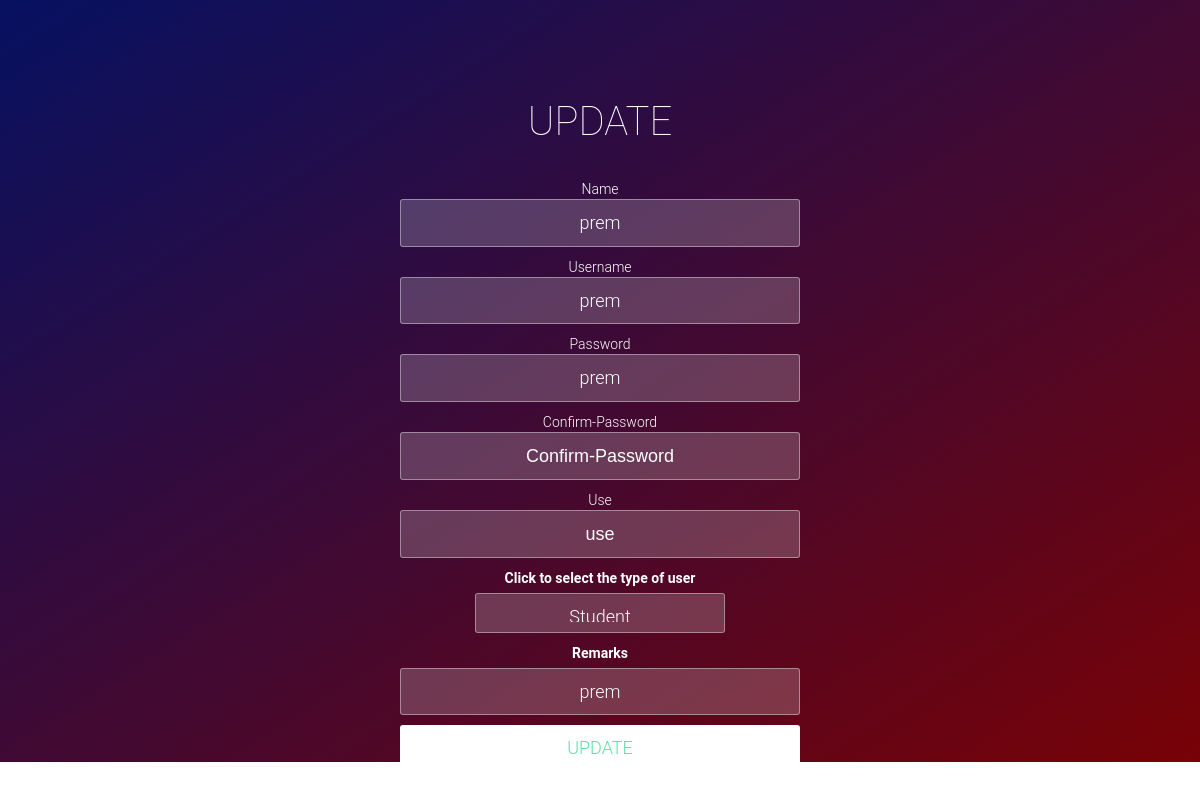
Screenshot of /update.php?id=13 with the database file from the repository.
### tables this page shows
CREATE TABLE `user` (
  `user_id` int(11) NOT NULL,
  `user_name` varchar(20) NOT NULL,
  `user_username` varchar(30) NOT NULL,
  `user_email` varchar(30) NOT NULL,
  `user_password` varchar(20) NOT NULL,
  `user_type` varchar(15) NOT NULL DEFAULT 'Student',
  `user_usefor` varchar(100) NOT NULL,
  `user_remark` varchar(250) NOT NULL,
  `created_at` timestamp NOT NULL DEFAULT CURRENT_TIMESTAMP ON UPDATE CURRENT_TIMESTAMP,
  `user_status` varchar(10) NOT NULL DEFAULT 'Pending',
  `user_grade` int(10) NOT NULL
);

### update.php (the view, shortened to what this page needs)
<!DOCTYPE html>
<html >
<head>
  <link rel="stylesheet" href="https://cdnjs.cloudflare.com/ajax/libs/normalize/5.0.0/normalize.min.css">
    <link rel='stylesheet prefetch' href='https://maxcdn.bootstrapcdn.com/bootstrap/3.3.5/css/bootstrap.min.css'>
    <link rel='stylesheet prefetch' href='https://maxcdn.bootstrapcdn.com/font-awesome/4.5.0/css/font-awesome.min.css'>
    <link rel="stylesheet" href="css/style.css">
</head>
<body>
<div class="wrapper">
    <div class="container">
        <h1>Update</h1>
        <?php
          require_once 'db_connect.php';
  $id=$_GET['id'];
  $result = $DBcon->query("SELECT * FROM user WHERE user_id=".$id." ");
$row=$result->fetch_array();
$name=$row["user_name"];
$username=$row["user_username"];
$password=$row["user_password"];
$remarks=$row["user_remark"];
        echo'
        <form class="form" method="post" action="update_backend.php?id='.$id.' ">
       Name <input type="text" name="name" placeholder="name" value=" '.$name.' ">
        Username<input type="text" name="username" placeholder="username" value=" '.$username.' ">
                Password  <input type="text" placeholder="password" name="password" value=" '.$password.' ">
            Confirm-Password<input type="password" placeholder="Confirm-Password">
            Use<input type="text" name="use" placeholder="use">
            <label for="sel1">Click to  select the type of user</label>
            <select class="form-control" id="sel1" name="type">
              <option value="Student">Student</option>
              <option value="Govt. Official">Govt. Official</option>
              <option value="NGO">NGO</option>
              <option value="Others">Others</option>
            </select>
            <label for="sel1">Remarks</label>
            <input type="textarea" name="remarks" placeholder="remarks" value=" '.$remarks.' ">
            <button type="submit" name="submit" id="login-button">UPDATE</button>
        </form>';
?>
    </div>
    <ul class="bg-bubbles">
    </ul>
</div>
</body>
</html>

### css/style.css (style rules this page uses)
body { background: #fafaff; }
* { box-sizing: border-box; margin: 0; padding: 0; font-weight: 300; }
body { font-family: 'Source Sans Pro', sans-serif; color: white; font-weight: 300; }
.wrapper { background: #000000; background: -webkit-linear-gradient(top left, #780206 0%, #061161 100%); background: linear-gradient(to bottom right, #061161 0%, #780206 100%); position: absolute; top: 50%; left: 0; width: 100%; height: 762px; margin-top: -400px; overflow: hidden; }
.container { max-width: 600px; margin: 0 auto; padding: 80px 0; height: 400px; text-align: center; }
.container h1 { font-size: 40px; -webkit-transition-duration: 1s; transition-duration: 1s; -webkit-transition-timing-function: ease-in-put; transition-timing-function: ease-in-put; font-weight: 200; }
form { padding: 20px 0; position: relative; z-index: 2; }
form input { -webkit-appearance: none; -moz-appearance: none; appearance: none; outline: 0; border: 1px solid rgba(255, 255, 255, 0.4); background-color: rgba(255, 255, 255, 0.2); width: 400px; border-radius: 3px; padding: 10px 15px; margin: 0 auto 10px auto; display: block; text-align: center; font-size: 18px; color: white; -webkit-transition-duration: 0.25s; transition-duration: 0.25s; font-weight: 300; }
form button { -webkit-appearance: none; -moz-appearance: none; appearance: none; outline: 0; background-color: white; border: 0; padding: 10px 15px; color: #53e3a6; border-radius: 3px; width: 400px; cursor: pointer; font-size: 18px; -webkit-transition-duration: 0.25s; transition-duration: 0.25s; }
select { -webkit-appearance: none; -moz-appearance: none; appearance: none; outline: 0; border: 1px solid rgba(255, 255, 255, 0.4); background-color: rgba(255, 255, 255, 0.2); width: 400px; border-radius: 3px; padding: 10px 15px; margin: 0 auto 10px auto; display: block; text-align: center; font-size: 18px; color: white; -webkit-transition-duration: 0.25s; transition-duration: 0.25s; font-weight: 300; }
.form-control { -webkit-appearance: none; -moz-appearance: none; appearance: none; outline: 0; border: 1px solid rgba(255, 255, 255, 0.4); background-color: rgba(255, 255, 255, 0.2); width: 250px; border-radius: 3px; padding: 10px 15px; margin: 0 auto 10px auto; display: block; height: 40px; text-align: center; font-size: 18px; color: white; -webkit-transition-duration: 0.25s; transition-duration: 0.25s; font-weight: 300; }
.bg-bubbles { position: absolute; top: 0; left: 0; width: 100%; height: 100%; z-index: 1; }
h1 { font-size: 40px; color: #fff; text-transform: uppercase; font-weight: 300; text-align: center; margin-bottom: 15px; }
body { background: -webkit-linear-gradient(left, #25c481, #25b7c4); background: linear-gradient(to right, #000000, #25b7c4); font-family: 'Roboto', sans-serif; }

### rows the page displays
user: name "prem", username "prem", password "prem", remarks "prem"
